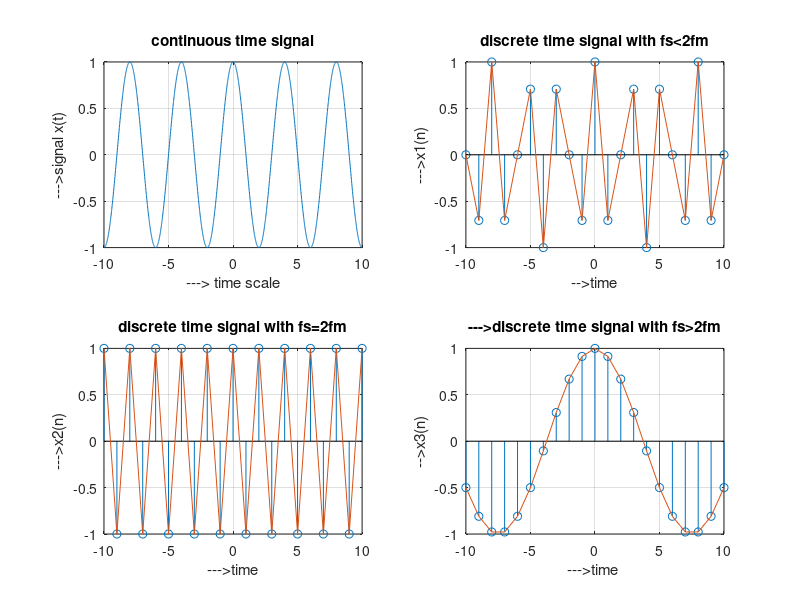

This chart was generated by the following MATLAB code:
clc;
clear all;
close all;
t=-10:0.01:10;
T=4;fm=1/T;
x=cos(2*pi*fm*t);
subplot(2,2,1);
plot(t,x);
xlabel('---> time scale');
ylabel('--->signal x(t)');
title('continuous time signal');
grid
n1=-10:1:10;
fs1=1.6*fm;
x1=cos(2*pi*fm/fs1*n1);
subplot(2,2,2);
stem(n1,x1);
xlabel('-->time');
ylabel('--->x1(n)');
title('discrete time signal with fs<2fm');
hold on
subplot(2,2,2);
plot(n1,x1);
grid
n2=-10:1:10;

fs2=2*fm;
x2=cos(2*pi*fm/fs2*n2);
subplot(2,2,3);
stem(n2,x2);
xlabel('--->time');
ylabel('--->x2(n)');
title('discrete time signal with fs=2fm');
hold on
subplot(2,2,3);
plot(n2,x2);
grid
n3=-10:1:10;
fs3=15*fm;
x3=cos(2*pi*fm/fs3*n3);
subplot(2,2,4);
stem(n3,x3)
xlabel('--->time ');
ylabel('-->x3(n)');
title('--->discrete time signal with fs>2fm');
hold on
subplot(2,2,4)
plot(n3,x3);
grid